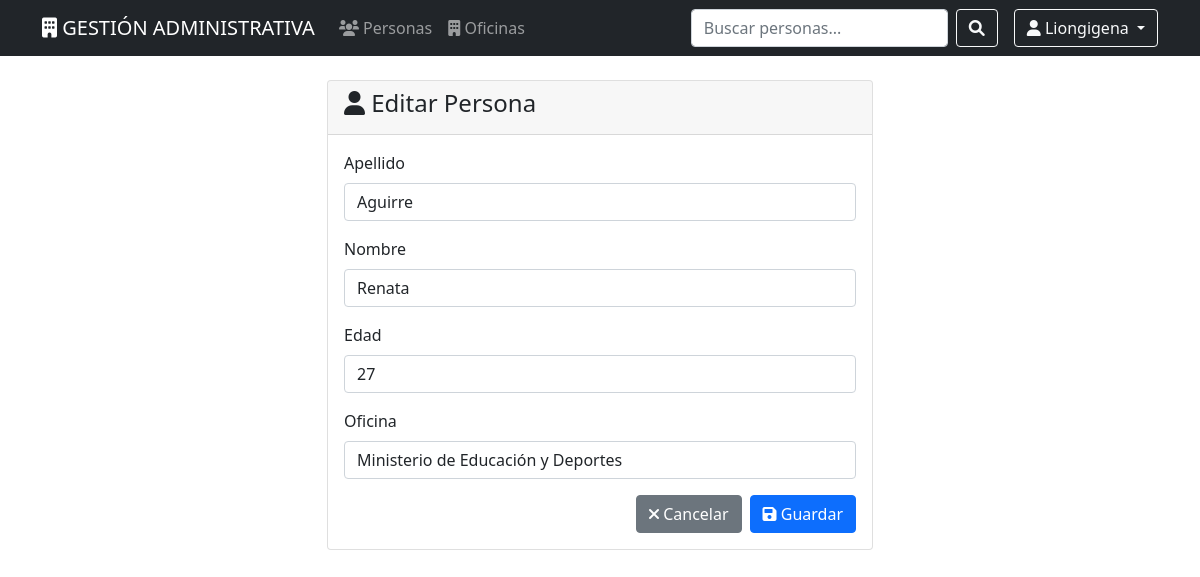
Page /personas/69/editar/ (signed in) on the committed database.
### personas/models.py (models this page shows, shortened)
class Persona(models.Model):
    apellido = models.CharField(max_length=100, default='Desconocido')
    nombre = models.CharField(max_length=100, default='Desconocido')
    edad = models.IntegerField(default=0)
    oficina = models.ForeignKey(Oficina, on_delete=models.CASCADE, related_name='personas', verbose_name="Oficina")
    class Meta:
        verbose_name = "Persona"
        verbose_name_plural = "Personas"
        ordering = ['apellido', 'nombre']

### personas/views.py (the view)
# urls.py: path('<int:pk>/editar/', views.persona_editar, name='editar'),
@login_required
def persona_editar(request, pk):
    persona = get_object_or_404(Persona, pk=pk)
    if request.method == 'POST':
        form = PersonaForm(request.POST, instance=persona)
        if form.is_valid():
            form.save()
            messages.success(request, 'Persona actualizada exitosamente')
            return redirect('personas:detalle', pk=persona.pk)
    else:
        form = PersonaForm(instance=persona)
    return render(request, 'personas/form.html', {'form': form, 'titulo': 'Editar Persona'})

### personas/forms.py
class PersonaForm(forms.ModelForm):
    class Meta:
        model = Persona
        fields = ['apellido', 'nombre', 'edad', 'oficina']
        widgets = {
            'apellido': forms.TextInput(attrs={
                'class': 'form-control',
                'value': 'Desconocido',
                'onfocus': "if(this.value=='Desconocido')this.value='';"
            }),
            'nombre': forms.TextInput(attrs={
                'class': 'form-control',
                'value': 'Desconocido',
                'onfocus': "if(this.value=='Desconocido')this.value='';"
            }),
            'edad': forms.NumberInput(attrs={
                'class': 'form-control',
                'value': '0',
                'onfocus': "if(this.value=='0')this.value='';"
            }),
            'oficina': forms.Select(attrs={'class': 'form-control'}),
        }

### oficinas/models.py (called while the page is built)
    def __str__(self):
        return self.nombre

### templates/personas/form.html (shortened to what this page needs)
{% extends 'base.html' %}
{% block content %}
<div class="row justify-content-center">
    <div class="col-md-6">
        <div class="card">
            <div class="card-header">
                <h4><i class="fas fa-user"></i> {{ titulo }}</h4>
            </div>
            <div class="card-body">
                <form method="post">
                    <div class="mb-3">
                        <label for="{{ form.apellido.id_for_label }}" class="form-label">Apellido</label>
                        {{ form.apellido }}
                    </div>
                    <div class="mb-3">
                        <label for="{{ form.nombre.id_for_label }}" class="form-label">Nombre</label>
                        {{ form.nombre }}
                    </div>
                    <div class="mb-3">
                        <label for="{{ form.edad.id_for_label }}" class="form-label">Edad</label>
                        {{ form.edad }}
                    </div>
                    <div class="mb-3">
                        <label for="{{ form.oficina.id_for_label }}" class="form-label">Oficina</label>
                        {{ form.oficina }}
                    </div>
                    <div class="d-grid gap-2 d-md-flex justify-content-md-end">
                        <a href="{% url 'personas:lista' %}" class="btn btn-secondary">
                            <i class="fas fa-times"></i> Cancelar
                        </a>
                        <button type="submit" class="btn btn-primary">
                            <i class="fas fa-save"></i> Guardar
                        </button>
                    </div>
                </form>
            </div>
        </div>
    </div>
</div>
{% endblock %}

### templates/base.html (shortened to what this page needs)
<!DOCTYPE html>
<html lang="es">
<head>
    <link href="https://cdn.jsdelivr.net/npm/bootstrap@5.1.3/dist/css/bootstrap.min.css" rel="stylesheet">
    <link href="https://cdnjs.cloudflare.com/ajax/libs/font-awesome/6.0.0/css/all.min.css" rel="stylesheet">
</head>
<body>
    <nav class="navbar navbar-expand-lg navbar-dark bg-dark">
        <div class="container">
            <a class="navbar-brand" href="{% url 'home' %}">
                <i class="fas fa-building"></i> GESTIÓN ADMINISTRATIVA
            </a>
            <div class="collapse navbar-collapse" id="navbarNav">
                <ul class="navbar-nav me-auto">
                    <li class="nav-item">
                        <a class="nav-link" href="{% url 'personas:lista' %}">
                            <i class="fas fa-users"></i> Personas
                        </a>
                    </li>
                    <li class="nav-item">
                        <a class="nav-link" href="{% url 'oficinas:lista' %}">
                            <i class="fas fa-building"></i> Oficinas
                        </a>
                    </li>
                </ul>
                <div class="d-flex">
                    <form class="d-flex me-3" method="get" action="{% url 'personas:lista' %}">
                        <input class="form-control me-2" type="search" name="q" placeholder="Buscar personas..."
                            value="{{ request.GET.q }}">
                        <button class="btn btn-outline-light" type="submit">
                            <i class="fas fa-search"></i>
                        </button>
                    </form>
                    {% if user.is_authenticated %}
                    <div class="dropdown">
                        <button class="btn btn-outline-light dropdown-toggle" type="button" data-bs-toggle="dropdown">
                            <i class="fas fa-user"></i> {{ user.username }}
                        </button>
                    </div>
                    {% endif %}
                </div>
            </div>
        </div>
    </nav>
    <div class="container mt-4">
        {% block content %}{% endblock %}
    </div>
</body>
</html>

### rows in the picture
Persona: apellido "Aguirre", nombre "Renata", edad "27", oficina "Ministerio de Educación y Deportes"

### other values in the picture
{{ user.username }} "Liongigena"
{{ titulo }} "Editar Persona"
